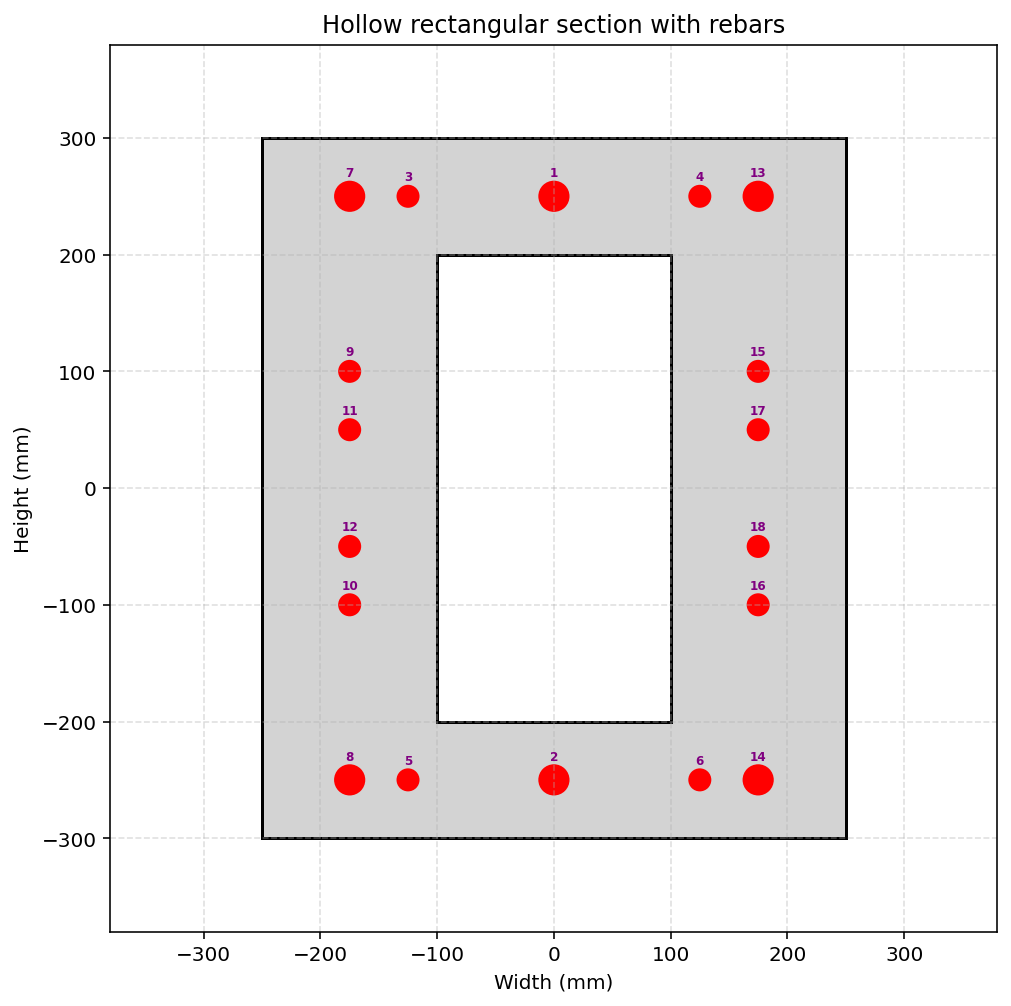

Write Python code to recreate this figure.
def CONCRETE_RECTANGULAR_HOLLOW_SECTION_FUN(secTag, matTag, STEEL_TYPE, fc, Kfc,
                           b_o, h_o, b_i, h_i,
                           nFib, CONCRETE_DENSITY,
                           plot=True):
    """
    Create a Hollow Box confined‑concrete fiber section (OpenSees) and,
    if PLOT=True, draw a simple 2‑D sketch of the section.

    Parameters
    ----------
    secTag          : int   – section identifier
    b_o, h_o       : float – outer width and height  (mm)
    b_i, h_i       : float – inner width and height  (mm)
    cover           : float – concrete cover (mm)
    As              : float – area of one reinforcement bar (mm²)
    STEEL_TYPE      : str   – 'ELASTIC' or 'INELASTIC'
    fc              : float – unconfined concrete compressive strength (MPa, negative)
    Kfc             : float – ratio of confined to unconfined concrete strength
    CONCRETE_DENSITY: float – ρc (kg/m³) – will be converted to N·s²/mm³
    PLOT            : bool  – draw the section if True
    
    THIS PROGRAM WRITTEN BY SALAR DELAVAR GHASHGHAEI (QASHQAI)
    """
    import openseespy.opensees as ops
    import matplotlib.pyplot as plt
    import matplotlib.patches as patches
    import numpy as np
    # Define materials for nonlinear elements
    # Define parameters (units: mm, N)
    # ------------------------------------------
    # CONCRETE                  tag   f'c        ec0   f'cu        ecu
    # Cover concrete (unconfined)
    fcU = -fc                 # [N/mm²] Concrete Compressive Strength
    Ec = 4700 * np.sqrt(-fcU) # [N/mm^2] Concrete Elastic Modulus
    ec0U = 2*fcU/Ec           # [mm/mm] Concrete Compressive Strain
    fcUU = 0.2*fcU            # [N/mm²] Concrete Compressive Ultimate Strength
    ecuU = 5*ec0U             # [mm/mm] Concrete Compressive Ultimate Strain

    # Core concrete (confined)
    #Kfc = 1.3;			      # ratio of confined to unconfined concrete strength
    fcC = Kfc*fcU             # [N/mm²] Concrete Compressive Strength
    Ec = 4700 * np.sqrt(-fcC) # [N/mm^2] Concrete Elastic Modulus
    ec0C = 2*fcC/Ec           # [mm/mm] Concrete Compressive Strain
    fcUC = 0.65*fcC           # [N/mm²] Concrete Compressive Ultimate Strength
    ecuC = 15*ec0C            # [mm/mm] Concrete Compressive Ultimate Strain
    Lambda = 0.1;	          # ratio between unloading slope
    # tensile-strength properties
    ftC = 0.7 * np.sqrt(-fcC)  # [N/mm²] tensile strength +tension
    ftU = 0.7 * np.sqrt(-fcU)  # [N/mm²] tensile strength +tension
    EtsC = ftC/0.002;		   # [N/mm²] tension softening stiffness
    EtsU = ftU/0.002;		   # [N/mm²] tension softening stiffness
    
    # STEEL
    # Reinforcing steel
    fy = 400          # [N/mm²] Steel Rebar Yield Strength   
    Es = 2e5          # [N/mm²] Modulus of Elasticity
    ey = fy/Es        # [mm/mm] Steel Rebar Yield Strain
    fu = 1.1818*fy    # [N/mm²] Steel Rebar Ultimate Strength
    esu = 0.09        # [mm/mm] Steel Rebar Ultimate Strain
    Esh = (fu - fy)/(esu - ey)
    Bs = Esh / Es
    
    import openseespy.opensees as ops
    
    coreTag, coverTag, steelTag = secTag + 100, secTag + 200, secTag + 300
    if STEEL_TYPE == 'ELASTIC':
        ops.uniaxialMaterial('Steel01', steelTag, fy, Es, Bs) 
    if STEEL_TYPE == 'INELASTIC':   
        pinchX = 0.8   # Pinching factor in X direction
        pinchY = 0.5   # Pinching factor in Y direction
        damage1 = 0.0  # Damage due to ductility
        damage2 = 0.0  # Damage due to energy
        beta = 0.1     # Stiffness degradation parameter
        ops.uniaxialMaterial('Hysteretic', steelTag, fy, ey, fu, esu, 0.2*fu, 1.1*esu, -fy, -ey, -fu, -esu, -0.2*fu, -1.1*esu, pinchX, pinchY, damage1, damage2, beta)
        # INFO LINK: https://opensees.berkeley.edu/wiki/index.php/Hysteretic_Material
        
    ops.uniaxialMaterial('Concrete01', coreTag, fcC, ec0C, fcUC, ecuC)  # Core concrete (confined)
    ops.uniaxialMaterial('Concrete01', coverTag, fcU, ec0U, fcUU, ecuU) # Cover concrete (unconfined)
    #ops.uniaxialMaterial('Concrete02', coreTag, fcC, ec0C, fcUC, ecuC, Lambda, ftC, EtsC) # build core concrete (confined)
    #ops.uniaxialMaterial('Concrete02', coverTag, fcU, ec0U, fcUU, ecuU, Lambda, ftU, EtsU) # build cover concrete (unconfined)

    # -------------------- Section area -------------------------
    AREA = (b_o * h_o) - (b_i * h_i)
    print(f"Total Section Area = {AREA:.2f} mm²")

    # -------------------- Fiber section -------------------------
    ops.section('Fiber', secTag)

    def add_rect(mat, y_bot, y_top, x_left, x_right):
        ops.patch('rect', mat, nFib, nFib,
                  x_left, y_bot, x_right, y_top)

    T_h = h_o - h_i
    T_b = b_o - b_i
    # ===== Outer cover =====
    # Top‑bottom edges
    add_rect(coverTag,  h_o/2-T_h,  h_o/2, -b_o/2,  b_o/2)   # top edge
    add_rect(coverTag, -h_o/2+T_h, -h_o/2, -b_o/2,  b_o/2)   # bottom edge
    # Left‑right edges
    add_rect(coverTag, -h_o/2+T_h,  h_o/2-T_h, -b_o/2, -b_o/2+T_b)   # left edge
    add_rect(coverTag, -h_o/2+T_h,  h_o/2-T_h,  b_o/2,  b_o/2-T_b)   # right edge

    # -------------------- Rebars -------------------------------
    # (diameter [mm], y‑coord [mm], x‑coord [mm])
    rebars = [
        # (diameter[mm], y[mm], x[mm])
        (25.0,  h_o/2-0.25*T_h,  0.0),      # 1
        (25.0, -h_o/2+0.25*T_h,  0.0),      # 2
        (18.0,  h_o/2-0.25*T_h, -b_o/4),    # 3
        (18.0,  h_o/2-0.25*T_h,  b_o/4),    # 4
        (18.0, -h_o/2+0.25*T_h, -b_o/4),    # 5
        (18.0, -h_o/2+0.25*T_h,  b_o/4),    # 6
        (25.0,  h_i/2+0.25*T_h,  -b_o/2 + 0.25*T_b), # 7
        (25.0, -h_i/2-0.25*T_h,  -b_o/2 + 0.25*T_b), # 8
        (18.0,  h_i/4, -b_o/2 + 0.25*T_b),  # 9
        (18.0,  -h_i/4, -b_o/2 + 0.25*T_b), # 10
        (18.0, h_i/8, -b_o/2 + 0.25*T_b),   # 11
        (18.0, -h_i/8,  -b_o/2 + 0.25*T_b), # 12
        
        (25.0,  h_i/2+0.25*T_h,  +b_o/2 - 0.25*T_b), # 13
        (25.0, -h_i/2-0.25*T_h,  +b_o/2 - 0.25*T_b), # 14
        (18.0,  h_i/4, +b_o/2 - 0.25*T_b),  # 15
        (18.0,  -h_i/4, +b_o/2 - 0.25*T_b), # 16
        (18.0, h_i/8, +b_o/2 - 0.25*T_b),   # 17
        (18.0, -h_i/8,  +b_o/2 - 0.25*T_b), # 18
    ]
    
    for dia, y, x in rebars:
        area = np.pi * dia**2 / 4.0          # mm²
        ops.fiber(x, y, area, steelTag)     # add to OpenSees model
    
    # -------------------- Plot (optional) -----------------------
    if plot:
        fig, ax = plt.subplots(figsize=(8, 8))
        ax.set_xlabel('Width (mm)')
        ax.set_ylabel('Height (mm)')
        ax.set_title('Hollow rectangular section with rebars')
        ax.grid(True, ls='--', alpha=0.4)
    
        # Outer cover – light gray
        outer = patches.Rectangle((-b_o/2, -h_o/2), b_o, h_o,
                                  linewidth=1.5, edgecolor='black',
                                  facecolor='lightgray')
        ax.add_patch(outer)

        # Inner hole – white
        inner = patches.Rectangle((-b_i/2, -h_i/2), b_i, h_i,
                                  linewidth=1.5, edgecolor='black',
                                  facecolor='white')
        ax.add_patch(inner)

        # Rebars – red circles + numbers
        for idx, (dia, y, x) in enumerate(rebars, start=1):
            circ = patches.Circle((x, y), dia/2,
                                  edgecolor='red', facecolor='red')
            ax.add_patch(circ)
            ax.text(x, y + dia/2 + 2, f'{idx}',
                    color='purple', fontsize=6,
                    ha='center', va='bottom',
                    fontweight='bold')
    
        # Set limits
        lim = max(b_o, h_o) * 0.6 + 20
        ax.set_xlim(-lim, lim)
        ax.set_ylim(-lim, lim)
        ax.set_aspect('equal')
        plt.show()
    
    ELE_MASS = CONCRETE_DENSITY * AREA # kg/mm
    
    return h_o, ELE_MASS
